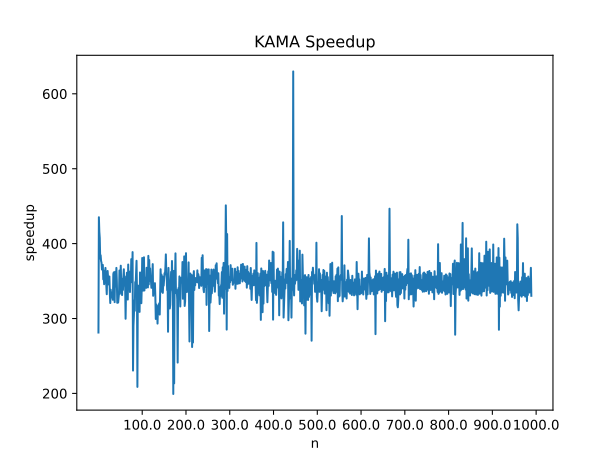

The Python source for this figure:
import numpy as np
import csv
import ta
import pandas
import importlib.util
import matplotlib.pyplot as plt
import time
import os
import sys
sys.path.insert(1, os.path.join(sys.path[0], '..'))
import fast_ta


def bench(n):
    times = [0,0]
    data = np.array(range(n), dtype=np.double)

    s = time.perf_counter()
    fast_ta.momentum.KAMA(data, 10, 2, 30)
    times[0] = time.perf_counter()-s
    
    data = pandas.Series(data)
    s = time.perf_counter()
    ta.momentum.KAMAIndicator(data).kama()
    times[1] = time.perf_counter()-s
    
    return times

t_max = 10**4
t_del = 10
num_label = 10

bdata = [bench(x) for x in range(100, t_max, t_del)]
bdata = [x[1]/x[0] for x in bdata]

plt.plot(range(len(bdata)), bdata)
plt.xticks([x*t_max/t_del/num_label for x in range(1, num_label+1)], [x*t_max/t_del/num_label for x in range(1, num_label+1)])
plt.xlabel('n')
plt.ylabel('speedup')
plt.title('KAMA Speedup')
plt.savefig('kama.svg')